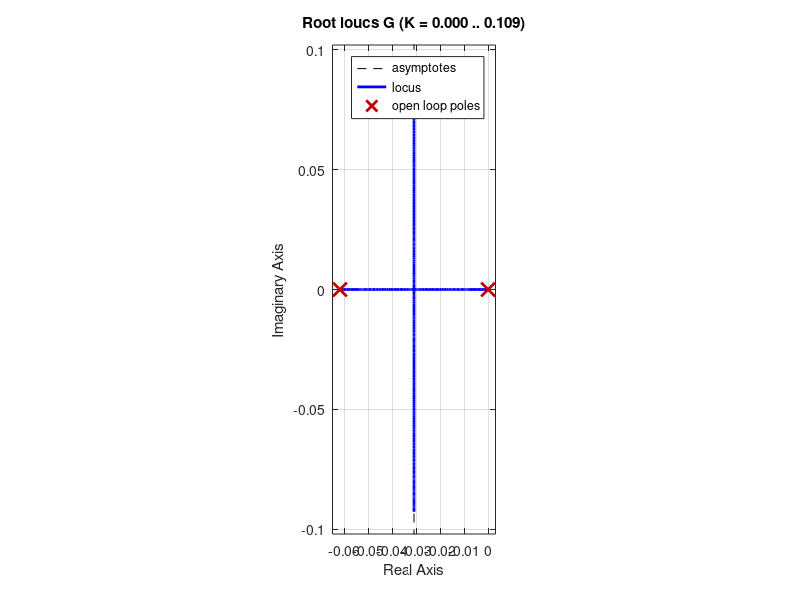
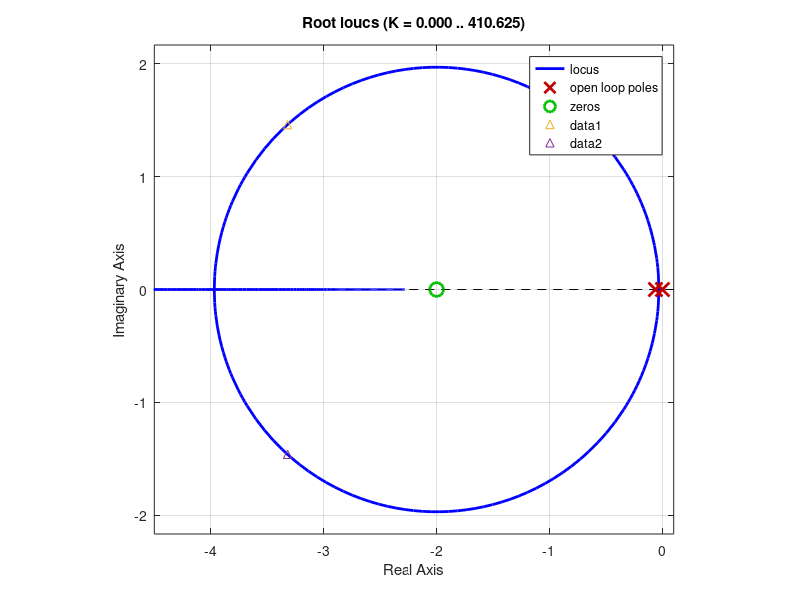

Source code (MATLAB) for these figures, in order: (Note: this script raises an error after producing the figures.)
clf

% Define transfer function variable
s = tf('s');

% Constants
ke = 0.71;
rl = 0.05;
bl = 20;
j = 0.2;
ml = 3.89;
Ml = ml+((4*j)/rl^2);

G = (2*ke*Ml^(-1))/(rl*(s^2+s*Ml^(-1)*bl))

figure(1)
%rlocus(G*((1+(1/2)*s)))
rlocus(G)
%zgrid(0.71,1)
%xlim([-2.5 0.1])
%ylim([-1.2 1.2])
%xlim([-4.5 0.2])
%ylim([-2.5 2.5])
%x = [0.54,0.54];
%y = [0.6,0.5];
%x1 = [0.55,0.55];
%y1 = [0.4,0.49];
%a = annotation('textarrow',x,y,'String','Gain = 150 ');
%b = annotation('textarrow',x1,y1,'String','Gain = inf ');
axis equal
%text(-0.99,0.755,'\zeta =')
%text(-0.99,-0.755,'\zeta =')
%text(-1.24,0.03,'\omega_n =')

%text(-0.25,0.3,'45.23^{\circ}', 'FontSize', 8)

x0=0;
   y0=0;
   plotwidth=600;
   height=400;
   set(gcf,'position',[x0,y0,plotwidth,height])
   
exportgraphics(gcf,'plant_rlocus.pdf','ContentType','vector')

figure(2)
rlocus(G*((1+(1/2)*s)))
%rlocus(G)
%zgrid(0.71,1)
%xlim([-1.2 0.2])
%ylim([-1.2 1.2])
%ylim([-2.5 2.5])
x = [0.54,0.54];
y = [0.6,0.5];
x1 = [0.55,0.55];
y1 = [0.4,0.49];
%a = annotation('textarrow',x,y,'String','Gain = 150 ');
%b = annotation('textarrow',x1,y1,'String','Gain = inf ');
%text(-1.5,0.85,'\zeta =')
%text(-1.5,-0.85,'\zeta =')
%text(-1.58,0.1,'\omega_n =')

%text(-0.8,0.15,'45.23^{\circ}', 'FontSize', 8)
xlim([-4.5 0.1])
axis equal
hold on
p = plot(-3.32,1.46,'^',-3.32,-1.46,'^')
p(1).Color='k';
p(2).Color='k';


x0=0;
   y0=0;
   plotwidth=600;
   height=400;
   set(gcf,'position',[x0,y0,plotwidth,height])
   
exportgraphics(gcf,'plant_rlocus_zero_2.pdf','ContentType','vector')

